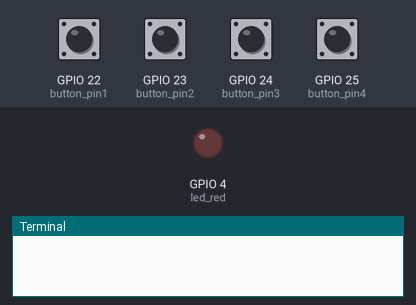
Bench run of a program on a simulated Raspberry Pi (BCM pin numbers). On the bench: output pins drawn as LEDs (lit = HIGH), the last lines printed to the terminal. The inputs (shaded band) are chosen by the test bench; at power-on: GPIO 22 (button_pin1), GPIO 23 (button_pin2), GPIO 24 (button_pin3), GPIO 25 (button_pin4) HIGH.

Above: at 1.2 s.
1.3 s: GPIO 22 (button_pin1) pulled LOW for 0.5 s
At 2.1 s:
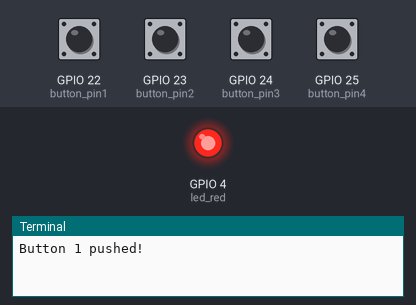
Timing chart, 0 to 4.3 s (numbered marks = the images above; inputs shaded):
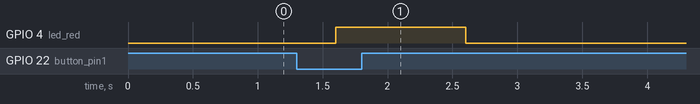

Measured:
- after the input at 1.3 s, GPIO 4 (led_red): LOW → HIGH after 0.30 s, → LOW 1.0 s later

The program:

PushButton.py
```python
import RPi.GPIO as GPIO
import time

# 사용할 GPIO 핀의 번호를 설정
button_pin1 = 22
button_pin2 = 23
button_pin3 = 24
button_pin4 = 25
led_red = 4

GPIO.setwarnings(False)
GPIO.setmode(GPIO.BCM) #핀모드 설정

# 버튼 핀의 입력설정
GPIO.setup(button_pin1, GPIO.IN)
GPIO.setup(button_pin2, GPIO.IN)
GPIO.setup(button_pin3, GPIO.IN)
GPIO.setup(button_pin4, GPIO.IN)
GPIO.setup(led_red, GPIO.OUT)

while 1:
    if GPIO.input(button_pin1) == GPIO.LOW:
        print("Button 1 pushed!")
        GPIO.output(led_red,True)
        time.sleep(1)
        GPIO.output(led_red,False)
    time.sleep(0.1)
    if GPIO.input(button_pin2) == GPIO.LOW:
        print("Button 2 pushed!")
    time.sleep(0.1)
    if GPIO.input(button_pin3) == GPIO.LOW:
        print("Button 3 pushed!")
    time.sleep(0.1)
    if GPIO.input(button_pin4) == GPIO.LOW:
        print("Button 4 pushed!")
    time.sleep(0.1)
GPIO.cleanup()
```
